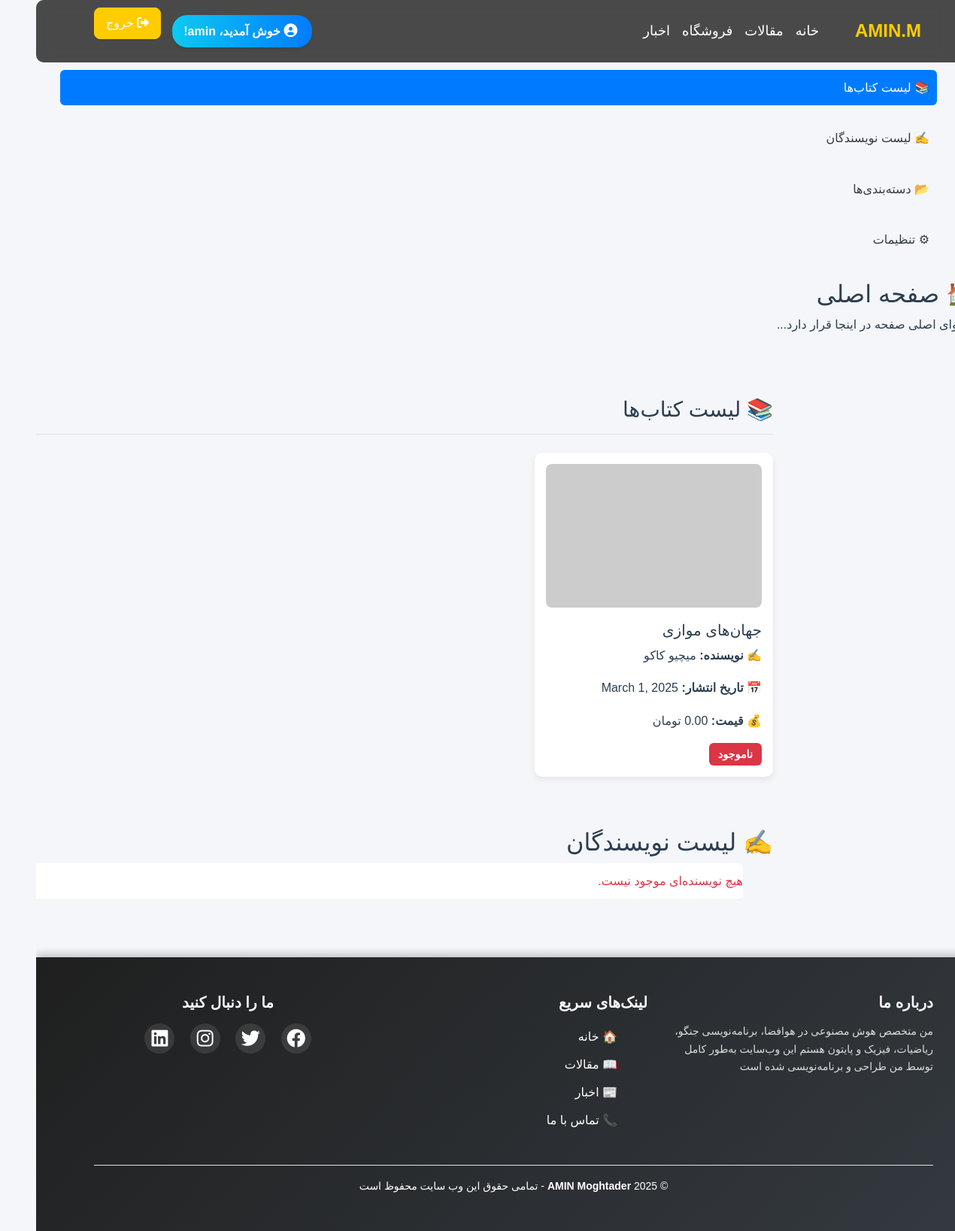
The app's page /books/ (signed in) with its own data.
### webchat/models.py (models this page shows, shortened)
class Book(models.Model):
    title = models.CharField(max_length=200)
    author = models.ForeignKey(Author, null=True, blank=True, on_delete=models.CASCADE, related_name="books")
    published_date = models.DateField(default=date.today)  # مقدار پیش‌فرض برای جلوگیری از خطا
    price = models.DecimalField(max_digits=8, decimal_places=2)  # افزایش مقدار max_digits
    is_available = models.BooleanField(default=True)
    image = models.ImageField(upload_to='product_images/', null=True, blank=True)  # اختیاری کردن تصویر
    class Meta:
        verbose_name = "کتاب"
        verbose_name_plural = "کتاب‌ها"

class Author(models.Model):
    name = models.CharField(max_length=100)
    email = models.EmailField( blank=True,null=True)
    class Meta:
        verbose_name = "نویسنده"
        verbose_name_plural = "نویسندگان"

### webchat/views.py (the view)
# urls.py: path('books/', views.book_list, name='book_list'),
def book_list(request):
    books = Book.objects.all()
    return render(request, 'webchat/book_list.html', {'books': books})

### webchat/templates/webchat/book_list.html (shortened to what this page needs)
{% extends "webchat/base.html" %}
{% load static %}
{% block content %}
<div class="container-fluid">
    <div class="row">
<nav class="sidebar">
    <ul class="nav flex-column">
        <li class="nav-item">
            <a class="nav-link active" href="#">📚 لیست کتاب‌ها</a>
        </li>
        <li class="nav-item">
            <a class="nav-link" href="#">✍ لیست نویسندگان</a>
        </li>
        <li class="nav-item">
            <a class="nav-link" href="#">📂 دسته‌بندی‌ها</a>
        </li>
        <li class="nav-item">
            <a class="nav-link" href="#">⚙ تنظیمات</a>
        </li>
    </ul>
</nav>
<div class="main-content">
    <h2>🏠 صفحه اصلی</h2>
    <p>محتوای اصلی صفحه در اینجا قرار دارد...</p>
</div>
        <main class="col-md-9 ms-sm-auto col-lg-10 content">
            <div class="d-flex justify-content-between align-items-center pt-3 pb-2 mb-4 border-bottom">
                <h1 class="h3">📚 لیست کتاب‌ها</h1>
            </div>
            <div class="row">
                {% for book in books %}
                <div class="col-md-4">
                    <div class="book-item">
                        {% if book.image %}
                            <img src="{{ book.image.url }}" alt="{{ book.title }}" class="book-image">
                        {% else %}
                            <img src="http://via.placeholder.com/300x200" alt="تصویر موجود نیست" class="book-image">
                        {% endif %}
                        <h5 class="mt-2">{{ book.title }}</h5>
                        <p><strong>✍ نویسنده:</strong> {{ book.author.name }}</p>
                        <p><strong>📅 تاریخ انتشار:</strong> {{ book.published_date }}</p>
                        <p><strong>💰 قیمت:</strong> {{ book.price }} تومان</p>
                        {% if book.is_available %}
                            <span class="badge bg-success">موجود</span>
                        {% else %}
                            <span class="badge bg-danger">ناموجود</span>
                        {% endif %}
                    </div>
                </div>
                {% empty %}
                <div class="col-md-12">
                    <div class="alert alert-warning text-center">🚨 هیچ کتابی موجود نیست.</div>
                </div>
                {% endfor %}
            </div>
            <div class="mt-5">
                <h2>✍ لیست نویسندگان</h2>
                <ul class="list-group">
                    {% for author in authors %}
                        <li class="list-group-item">
                            <strong>{{ author.name }}</strong> - <a href="mailto:{{ author.email }}">{{ author.email }}</a>
                        </li>
                    {% empty %}
                        <li class="list-group-item text-danger">هیچ نویسنده‌ای موجود نیست.</li>
                    {% endfor %}
                </ul>
            </div>
        </main>
    </div>
</div>
{% endblock content %}

### webchat/templates/webchat/base.html (style rules this page uses)
body { font-family: 'Roboto', sans-serif; background-color: #f0f2f5; color: #333; }

### webchat/templates/webchat/book_list.html (style rules this page uses)
body { font-family: 'Vazirmatn', sans-serif; direction: rtl; background-color: #f4f6f9; color: #2c3e50; line-height: 1.7; }
.sidebar .nav { padding-left: 0; list-style: none; }
.sidebar .nav-item { padding: 10px 20px; }
.sidebar .nav-link { display: block; font-size: 1rem; color: #343a40; text-decoration: none; transition: background 0.3s ease-in-out; border-radius: 6px; padding: 10px; }
.sidebar .nav-link:hover, .sidebar .nav-link.active { background-color: #007bff; color: white; }
.main-content { margin-left: 260px; padding: 20px; }
.content { margin-right: 260px; padding: 30px; }
.book-item { margin-bottom: 20px; padding: 15px; border-radius: 10px; background-color: white; box-shadow: 0 4px 8px rgba(0, 0, 0, 0.07); transition: transform 0.3s ease-in-out; }
.book-image { max-width: 100%; height: auto; border-radius: 8px; margin-bottom: 10px; }
.list-group-item { border: none; border-bottom: 1px solid #eee; padding: 10px 0; }
.list-group-item:last-child { border-bottom: none; }
.badge { font-size: 0.9rem; padding: 8px 12px; }

### records on screen
Book: title "جهان‌های موازی", author.name "میچیو کاکو", published_date "March 1, 2025"
